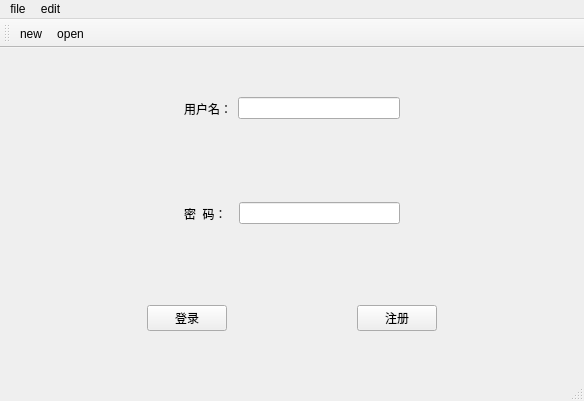
<?xml version="1.0" encoding="UTF-8"?>
<ui version="4.0">
 <class>MainWindow</class>
 <widget class="QMainWindow" name="MainWindow">
  <property name="geometry">
   <rect>
    <x>0</x>
    <y>0</y>
    <width>584</width>
    <height>401</height>
   </rect>
  </property>
  <property name="windowTitle">
   <string>MainWindow</string>
  </property>
  <widget class="QWidget" name="centralWidget">
   <layout class="QGridLayout" name="gridLayout">
    <item row="0" column="0">
     <widget class="QWidget" name="widget" native="true">
      <layout class="QHBoxLayout" name="horizontalLayout_2">
       <item>
        <spacer name="horizontalSpacer_4">
         <property name="orientation">
          <enum>Qt::Horizontal</enum>
         </property>
         <property name="sizeHint" stdset="0">
          <size>
           <width>40</width>
           <height>20</height>
          </size>
         </property>
        </spacer>
       </item>
       <item>
        <widget class="QLabel" name="label">
         <property name="text">
          <string>用户名：</string>
         </property>
        </widget>
       </item>
       <item>
        <widget class="QLineEdit" name="lineEdit"/>
       </item>
       <item>
        <spacer name="horizontalSpacer_7">
         <property name="orientation">
          <enum>Qt::Horizontal</enum>
         </property>
         <property name="sizeHint" stdset="0">
          <size>
           <width>40</width>
           <height>20</height>
          </size>
         </property>
        </spacer>
       </item>
      </layout>
     </widget>
    </item>
    <item row="1" column="0">
     <widget class="QWidget" name="widget_2" native="true">
      <layout class="QHBoxLayout" name="horizontalLayout">
       <item>
        <spacer name="horizontalSpacer_5">
         <property name="orientation">
          <enum>Qt::Horizontal</enum>
         </property>
         <property name="sizeHint" stdset="0">
          <size>
           <width>40</width>
           <height>20</height>
          </size>
         </property>
        </spacer>
       </item>
       <item>
        <widget class="QLabel" name="label_2">
         <property name="text">
          <string>密  码：</string>
         </property>
        </widget>
       </item>
       <item>
        <widget class="QWidget" name="widget_3" native="true"/>
       </item>
       <item>
        <widget class="QLineEdit" name="lineEdit_2"/>
       </item>
       <item>
        <spacer name="horizontalSpacer_6">
         <property name="orientation">
          <enum>Qt::Horizontal</enum>
         </property>
         <property name="sizeHint" stdset="0">
          <size>
           <width>40</width>
           <height>20</height>
          </size>
         </property>
        </spacer>
       </item>
      </layout>
     </widget>
    </item>
    <item row="2" column="0">
     <widget class="QWidget" name="widget_4" native="true">
      <layout class="QHBoxLayout" name="horizontalLayout_3">
       <item>
        <spacer name="horizontalSpacer_2">
         <property name="orientation">
          <enum>Qt::Horizontal</enum>
         </property>
         <property name="sizeHint" stdset="0">
          <size>
           <width>40</width>
           <height>20</height>
          </size>
         </property>
        </spacer>
       </item>
       <item>
        <widget class="QPushButton" name="pushButton">
         <property name="text">
          <string>登录</string>
         </property>
        </widget>
       </item>
       <item>
        <spacer name="horizontalSpacer">
         <property name="orientation">
          <enum>Qt::Horizontal</enum>
         </property>
         <property name="sizeHint" stdset="0">
          <size>
           <width>40</width>
           <height>20</height>
          </size>
         </property>
        </spacer>
       </item>
       <item>
        <widget class="QPushButton" name="pushButton_2">
         <property name="text">
          <string>注册</string>
         </property>
        </widget>
       </item>
       <item>
        <spacer name="horizontalSpacer_3">
         <property name="orientation">
          <enum>Qt::Horizontal</enum>
         </property>
         <property name="sizeHint" stdset="0">
          <size>
           <width>40</width>
           <height>20</height>
          </size>
         </property>
        </spacer>
       </item>
      </layout>
     </widget>
    </item>
   </layout>
  </widget>
  <widget class="QMenuBar" name="menuBar">
   <property name="geometry">
    <rect>
     <x>0</x>
     <y>0</y>
     <width>584</width>
     <height>21</height>
    </rect>
   </property>
   <widget class="QMenu" name="menufile">
    <property name="title">
     <string>file</string>
    </property>
    <addaction name="actionnew"/>
    <addaction name="actionopen"/>
   </widget>
   <widget class="QMenu" name="menuedit">
    <property name="title">
     <string>edit</string>
    </property>
   </widget>
   <addaction name="menufile"/>
   <addaction name="menuedit"/>
  </widget>
  <widget class="QToolBar" name="mainToolBar">
   <attribute name="toolBarArea">
    <enum>TopToolBarArea</enum>
   </attribute>
   <attribute name="toolBarBreak">
    <bool>false</bool>
   </attribute>
   <addaction name="actionnew"/>
   <addaction name="actionopen"/>
  </widget>
  <widget class="QStatusBar" name="statusBar"/>
  <action name="actionnew">
   <property name="text">
    <string>new</string>
   </property>
  </action>
  <action name="actionopen">
   <property name="text">
    <string>open</string>
   </property>
  </action>
 </widget>
 <layoutdefault spacing="6" margin="11"/>
 <resources/>
 <connections/>
</ui>
